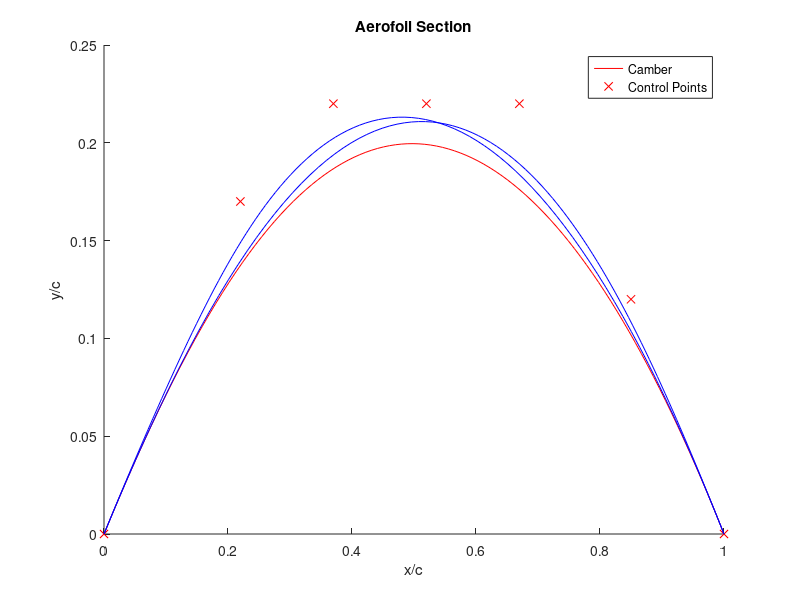

Write MATLAB code to recreate this figure. (Note: this script raises an error after producing the figure.)
% function foilData = Bezier3(controlPointsArray,nParts,nBez,nPop)

%Bezier Curves
%Script to plot an aerofoil section using Bezier Curves

nPop = 100;
nParts = 1;

varMin = [0.13 0.08 0.28 0.13 0.43 0.58 0.76 0.03 0.01 0.18 0.06 0.38 0.58 0.78 0];
varMax = [0.22 0.17 0.37 0.22 0.52 0.67 0.85 0.12 0.10 0.27 0.15 0.47 0.67 0.87 0.09];

nVar = length(varMin);
nBez = 7;

varMinMat = repmat(varMin,nPop,1);
varMaxMat = repmat(varMax,nPop,1);

varSize = [nPop nVar];

controlPointsArray = unifrnd(varMinMat,varMaxMat,varSize);
controlPointsArray = varMax;

[~,total] = size(controlPointsArray);
array = 1:total;

% nSecs = nParts + 1;
nSecs = 1;

totPerSec = total/nSecs;

mat = reshape(array,totPerSec,nSecs);

foilData = cell(nPop,nSecs);

s = (0:1/99:1)';
n = nBez - 1;
        
k = 0:n;
f = factorial(n)./(factorial(k).*factorial(n-k));

for i = 1:nSecs
    
    split = mat(:,i);
    
    for j = 1:nPop
        %set i for required number of aerofoil configurations
        % upper x coordinates of control points
        
        x = [0 controlPointsArray(j,split([1 3 5 6 7])) 1];
        y = [0 controlPointsArray(j,split([2 4 4 4 8])) 0];
        xt = [0 0 controlPointsArray(j,split([10 12 13 14])) 1];
        t = [0 controlPointsArray(j,split([9 11 11 11 15])) 0];
        %check number of x co-ordinates is equal to number of y co-ordinates
        
        b = f.*((1-s).^(n-k)).*(s.^k).*x;
        c = f.*((1-s).^(n-k)).*(s.^k).*y;
        
        Px = sum(b,2);
        Pz = sum(c,2);
        
        b = f.*((1-s).^(n-k)).*(s.^k).*xt;
        c = f.*((1-s).^(n-k)).*(s.^k).*t;
        
        Pxt = sum(b,2);
        Pt = sum(c,2);
                 
        xdiff = diff(Px);
        zdiff = diff(Pz);
        
        xdiff(end+1) = -(Px(end-1) - Px(end));
        zdiff(end+1) = Pz(end-1) - Pz(end); 
        
        theta = atan(abs(zdiff)./xdiff);
        
        theta(isnan(theta)) = 0;
        
        con = zdiff < 0;
        theta(con) = -theta(con);
        
        xu = Px + Pt .* cos(theta);% - t .* sin(theta);
        zu = Pz + Pt .* sin(theta);% + t .* sin(theta);
        
        xl = Px - Pt .* cos(theta);% - t .* sin(theta);
        zl = Pz - Pt .* sin(theta);
        
        % plot aerofoil
        figure
        hold on
%         axis equal
        plot(Px,Pz,'r');
        plot(x,y,'rx');
        plot(xu,zu,'b');
        plot(xl,zl,'b');
        xlabel('x/c');
        ylabel('y/c');
        title('Aerofoil Section');
%         axis([0 1 -0.1 0.1]);
        legend({'Camber','Control Points'},'Location','northeast');
        hold off
        
%         foilData{j,i} = [Px, Pz; flipud([Pxl, Pzl])];
        
    end
end